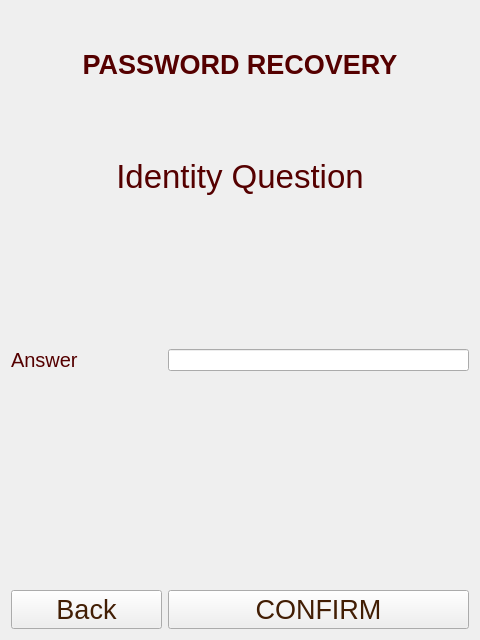
<?xml version="1.0" encoding="UTF-8"?>
<ui version="4.0">
 <class>PasswordRecovery</class>
 <widget class="QWidget" name="PasswordRecovery">
  <property name="geometry">
   <rect>
    <x>0</x>
    <y>0</y>
    <width>480</width>
    <height>640</height>
   </rect>
  </property>
  <property name="windowTitle">
   <string>Form</string>
  </property>
  <property name="styleSheet">
   <string notr="true">background-image: url(:/game/jackpots/jackpots/woodBG2.jpg);</string>
  </property>
  <layout class="QGridLayout" name="gridLayout">
   <item row="0" column="0" colspan="3">
    <widget class="QLabel" name="label">
     <property name="font">
      <font>
       <pointsize>20</pointsize>
       <weight>75</weight>
       <bold>true</bold>
      </font>
     </property>
     <property name="styleSheet">
      <string notr="true">color: rgb(85, 0, 0);</string>
     </property>
     <property name="text">
      <string>PASSWORD RECOVERY</string>
     </property>
     <property name="alignment">
      <set>Qt::AlignCenter</set>
     </property>
    </widget>
   </item>
   <item row="1" column="0" colspan="3">
    <widget class="QLabel" name="label_5">
     <property name="font">
      <font>
       <pointsize>25</pointsize>
      </font>
     </property>
     <property name="styleSheet">
      <string notr="true">color: rgb(85, 0, 0);</string>
     </property>
     <property name="text">
      <string>Identity Question</string>
     </property>
     <property name="alignment">
      <set>Qt::AlignCenter</set>
     </property>
    </widget>
   </item>
   <item row="2" column="0" colspan="3">
    <widget class="QLabel" name="question">
     <property name="font">
      <font>
       <pointsize>15</pointsize>
      </font>
     </property>
     <property name="text">
      <string/>
     </property>
     <property name="alignment">
      <set>Qt::AlignCenter</set>
     </property>
    </widget>
   </item>
   <item row="3" column="0">
    <widget class="QLabel" name="label_8">
     <property name="font">
      <font>
       <pointsize>15</pointsize>
      </font>
     </property>
     <property name="styleSheet">
      <string notr="true">color: rgb(85, 0, 0);</string>
     </property>
     <property name="text">
      <string>Answer</string>
     </property>
    </widget>
   </item>
   <item row="3" column="1" colspan="2">
    <widget class="QLineEdit" name="answer">
     <property name="styleSheet">
      <string notr="true">color: rgb(66, 30, 4);</string>
     </property>
    </widget>
   </item>
   <item row="4" column="0" colspan="3">
    <widget class="QLabel" name="response">
     <property name="font">
      <font>
       <pointsize>20</pointsize>
      </font>
     </property>
     <property name="text">
      <string/>
     </property>
     <property name="alignment">
      <set>Qt::AlignCenter</set>
     </property>
    </widget>
   </item>
   <item row="5" column="0" colspan="3">
    <spacer name="verticalSpacer">
     <property name="orientation">
      <enum>Qt::Vertical</enum>
     </property>
     <property name="sizeType">
      <enum>QSizePolicy::Ignored</enum>
     </property>
     <property name="sizeHint" stdset="0">
      <size>
       <width>458</width>
       <height>100</height>
      </size>
     </property>
    </spacer>
   </item>
   <item row="6" column="0">
    <widget class="QPushButton" name="backB">
     <property name="font">
      <font>
       <pointsize>20</pointsize>
       <weight>50</weight>
       <bold>false</bold>
      </font>
     </property>
     <property name="styleSheet">
      <string notr="true">color: rgb(66, 30, 4);</string>
     </property>
     <property name="text">
      <string>Back</string>
     </property>
     <property name="icon">
      <iconset resource="resources.qrc">
       <normaloff>:/buttons/icons/icons/back.png</normaloff>:/buttons/icons/icons/back.png</iconset>
     </property>
     <property name="iconSize">
      <size>
       <width>40</width>
       <height>40</height>
      </size>
     </property>
    </widget>
   </item>
   <item row="6" column="1" colspan="2">
    <widget class="QPushButton" name="confirmB">
     <property name="font">
      <font>
       <pointsize>20</pointsize>
       <weight>50</weight>
       <bold>false</bold>
      </font>
     </property>
     <property name="styleSheet">
      <string notr="true">color: rgb(66, 30, 4);</string>
     </property>
     <property name="text">
      <string>CONFIRM</string>
     </property>
     <property name="icon">
      <iconset resource="resources.qrc">
       <normaloff>:/buttons/icons/icons/confirm.png</normaloff>:/buttons/icons/icons/confirm.png</iconset>
     </property>
     <property name="iconSize">
      <size>
       <width>40</width>
       <height>40</height>
      </size>
     </property>
    </widget>
   </item>
  </layout>
 </widget>
 <resources>
  <include location="resources.qrc"/>
 </resources>
 <connections/>
</ui>
